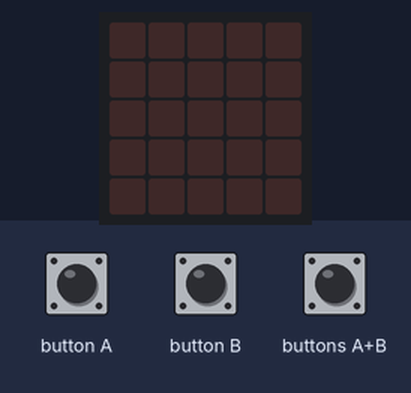
The program below on a simulated Calliope mini (MakeCode). Shown: the board's 5×5 LED display. The test bench sets the inputs (shaded band).

Above: at 1.2 s.
1.3 s: button B pressed for 0.15 s
At 2.4 s:
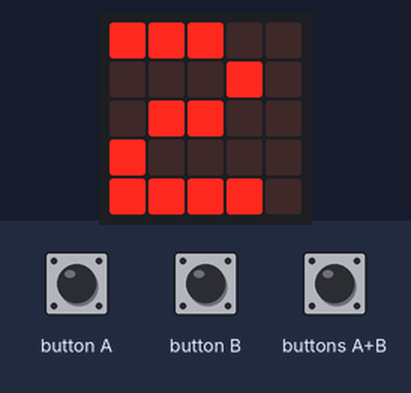
2.9 s: button B pressed for 0.15 s
At 3.6 s:
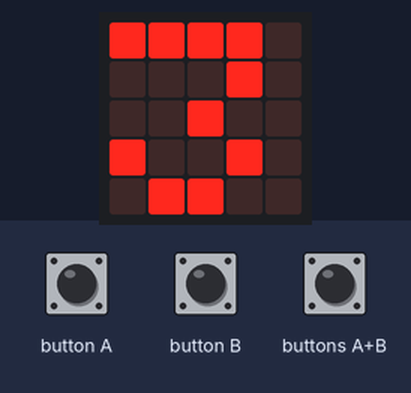
Timing chart, 0 to 5.9 s (numbered marks = the images above; inputs shaded):
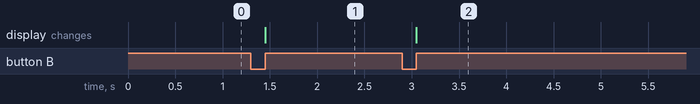

The program:

main.ts
```typescript
let Laufzeit = 0
input.onButtonPressed(Button.A, function () {
    Laufzeit = 0
})
input.onButtonPressed(Button.AB, function () {

})
input.onButtonPressed(Button.B, function () {
    basic.showNumber(Laufzeit)
})
basic.forever(function () {
    Laufzeit += 1
    basic.pause(1000)
})
```

test.ts
```typescript
// Hier kann man Tests durchführen; diese Datei wird nicht kompiliert, wenn dieses Paket als Erweiterung verwendet wird.
```

Measured:
- after the input at 1.3 s, the display: changes after 0.15 s (image 1)
- after the input at 2.9 s, the display: changes after 0.15 s (image 2)
